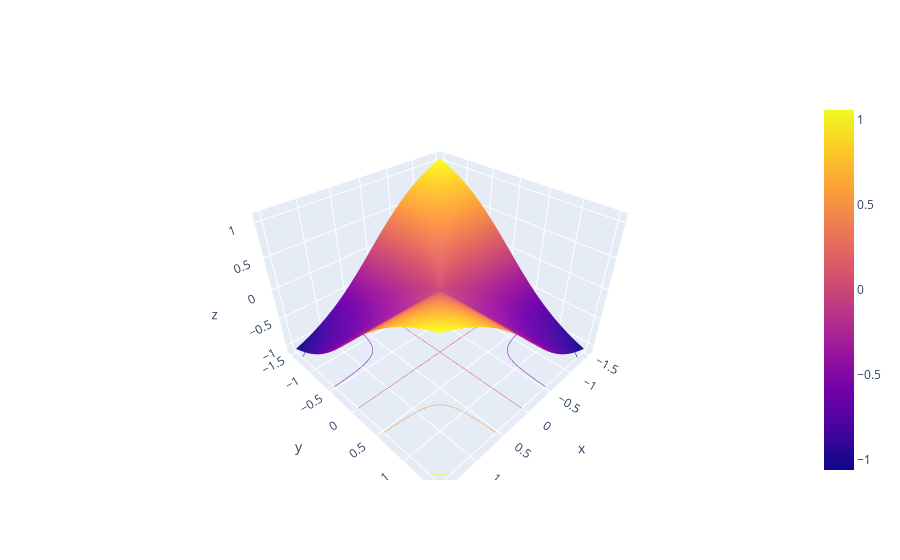

The notebook cell saved with this chart:
### Code cell
x = np.linspace(-1.5,1.5,50)
y = np.linspace(-1.5,1.5,50)
xx, yy = np.meshgrid(x, y, sparse=True)
z = xx*yy/np.sqrt(xx*xx+yy*yy)

fig = go.Figure(data=[go.Surface(z=z,x=x,y=y)])
fig.update_traces(contours_z=dict(show=True, usecolormap=True,
                                  highlightcolor="limegreen", project_z=True))
fig.show()

### Figure 1 — Plotly figure (JSON) as saved in the notebook; plotly's stock layout.template omitted (floating-point values rounded to 4 significant figures; data arrays with more than 128 entries replaced by an {"elided": "..."} marker saying what was removed)
{"data": [{"contours": {"z": {"highlightcolor": "limegreen", "project": {"z": true}, "show": true, "usecolormap": true}}, "type": "surface", "x": [-1.5, -1.439, -1.378, -1.316, -1.255, -1.194, -1.133, -1.071, -1.01, -0.949, -0.8878, -0.8265, -0.7653, -0.7041, -0.6429, -0.5816, -0.5204, -0.4592, -0.398, -0.3367, -0.2755, -0.2143, -0.1531, -0.09184, -0.03061, 0.03061, 0.09184, 0.1531, 0.2143, 0.2755, 0.3367, 0.398, 0.4592, 0.5204, 0.5816, 0.6429, 0.7041, 0.7653, 0.8265, 0.8878, 0.949, 1.01, 1.071, 1.133, 1.194, 1.255, 1.316, 1.378, 1.439, 1.5], "y": [-1.5, -1.439, -1.378, -1.316, -1.255, -1.194, -1.133, -1.071, -1.01, -0.949, -0.8878, -0.8265, -0.7653, -0.7041, -0.6429, -0.5816, -0.5204, -0.4592, -0.398, -0.3367, -0.2755, -0.2143, -0.1531, -0.09184, -0.03061, 0.03061, 0.09184, 0.1531, 0.2143, 0.2755, 0.3367, 0.398, 0.4592, 0.5204, 0.5816, 0.6429, 0.7041, 0.7653, 0.8265, 0.8878, 0.949, 1.01, 1.071, 1.133, 1.194, 1.255, 1.316, 1.378, 1.439, 1.5], "z": {"elided": "50x50 float values"}}], "layout": {}}
